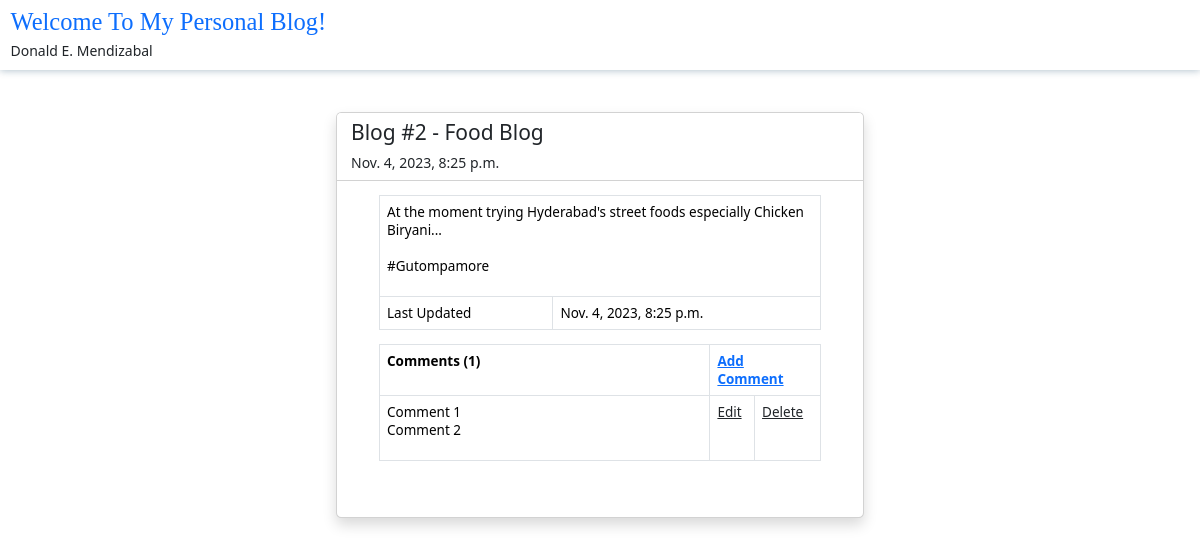
The page /view_post/11 on the database its author committed.
### blog/models.py (models this page shows, shortened)
class Post(models.Model):
	title = models.CharField(verbose_name="Title", max_length=200)
	content = models.TextField(verbose_name="Content")
	date_posted = models.DateTimeField(auto_now_add=True, blank=True)
	date_modified = models.DateTimeField(auto_now=True, blank=True)

class Comment(models.Model):
	post = models.ForeignKey(Post, verbose_name="Title", on_delete = models.CASCADE)
	comment = models.TextField(verbose_name="Comment")

### blog/views.py (the view)
# urls.py: url(r'^view_post/(?P<post_id>\d+)$', view_post, name='view_post'),
def view_post(request, post_id):
	template = "view_post.html"
	post = Post.objects.get(id=int(post_id))
	comments = Comment.objects.filter(post_id=int(post_id))
	context = {
		'post':post,
		'comments':comments,
	}
	return render(request, template, context)

### templates/view_post.html
{% extends 'base.html' %}
{% block content %}
	<div class="container p-4 p-md-5">
		<div class="d-flex justify-content-center">
			<div class="card shadow w-50">
				<div class="card-header bg-white">
					<h4 class="card-title">{{ post.title }}</h4>
					{{ post.date_posted }}
				</div>
				<div class="card-body px-3 px-md-5 pb-md-5">
					<div class="table-responsive">
						<table class="table table-bordered w-100">
							<tbody>
								<tr>
									<td colspan="2"><p>{{ post.content|linebreaksbr }}</p></td>
								</tr>
								<tr>
									<td>Last Updated</td>
									<td>{{ post.date_modified }}</td>
								</tr>
							</tbody>
						</table>
						<table class="table table-bordered w-100">
							<tbody>
								<tr>
									<th style="width:60%">Comments ({{ comments.count }})</th>
									<th style="width:40%" colspan="2"><a href="{% url 'blog:create_comment' post.id %}" class="link-primary w-100">Add Comment</a></th>
								</tr>
								{% for comment in comments %}
								<tr>
									<td>
										<p>{{ comment.comment|linebreaksbr }}
									</td>
									<td style="width:5%">
										<a href="{% url 'blog:edit_comment' comment.id post.id %}" class="link-dark">Edit</a>
									</td>
									<td style="width:9%">
										<a href="{% url 'blog:delete_comment' comment.id post.id %}" class="link-dark">Delete</a>
									</td>
								</tr>
								{% endfor %}
							</tbody>
						</table>
					</div>
				</div>
			</div>
		</div>
	</div>
{% endblock %}

### static/css/main.css (style rules this page uses)
﻿html, body { font-size: 14px; min-height: 100%; }
.table { font-size: 13.5px; }

### rows shown on the page
Post: title "Blog #2 - Food Blog", date_posted "Nov. 4, 2023, 8:25 p.m.", content "At the moment trying Hyderabad's street foods especially Chicken Biryani... #Gutompamore", date_modified "Nov. 4, 2023, 8:25 p.m."
Comment: comment "Comment 1 Comment 2"

### other values the page prints
{{ comments.count }} "1"
